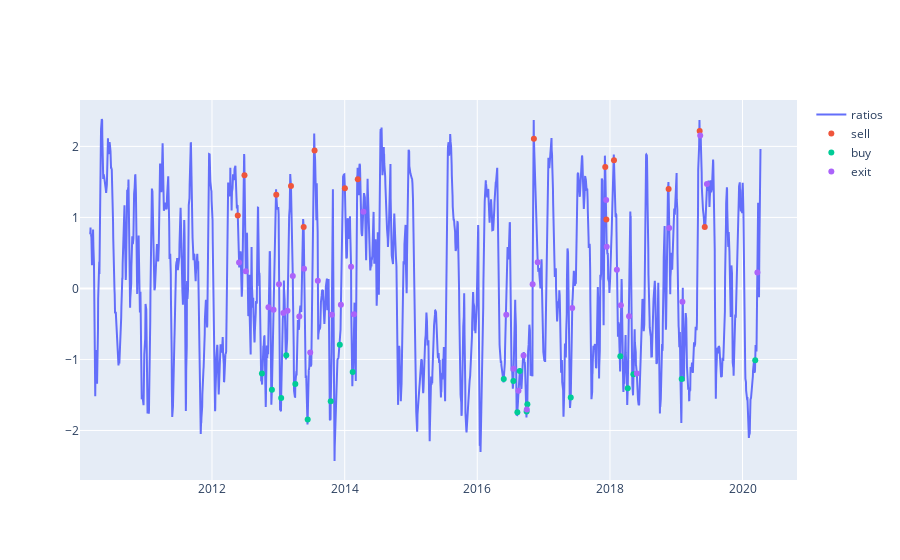

Notebook code for this chart:
### Code cell
portfolio_fx.plot_trades_on_zscore_for_symbol(mavg_zscore, portfolio, symbol2)
